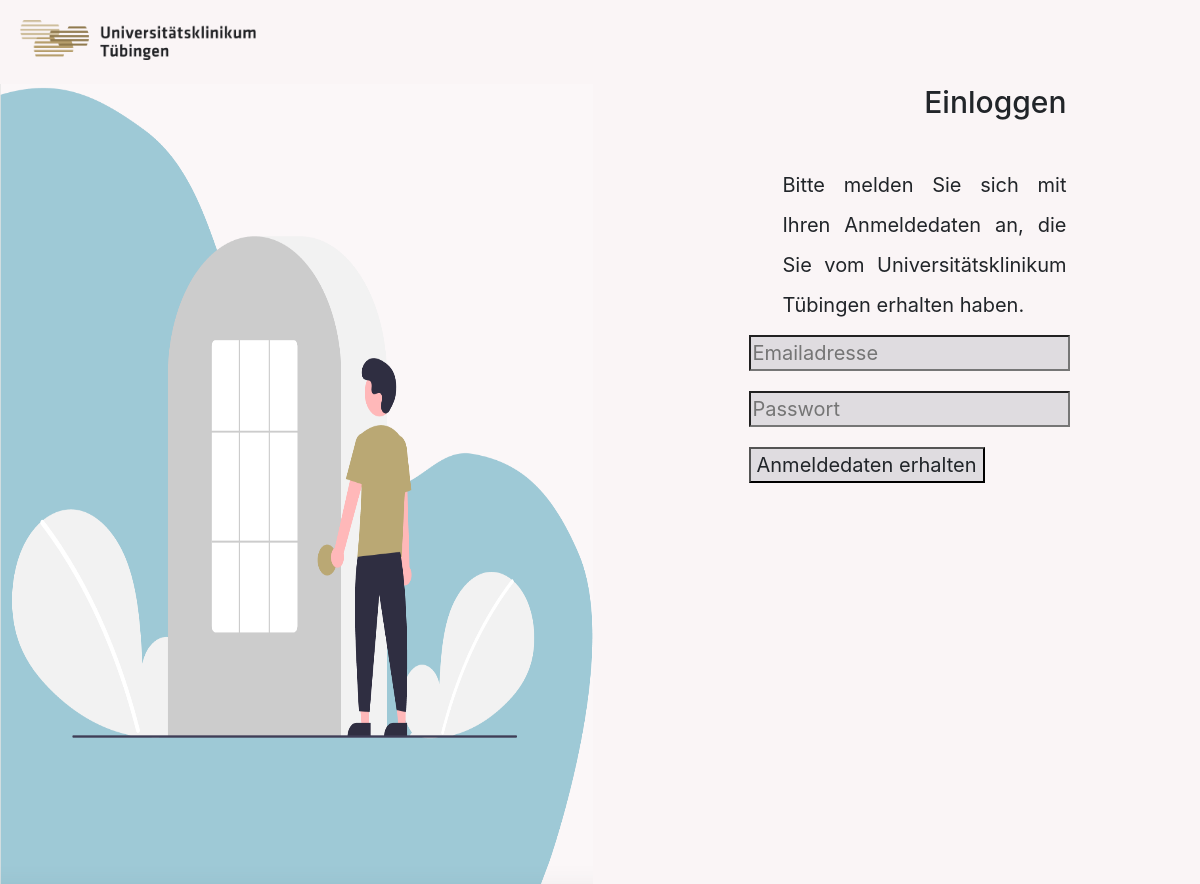
Screenshot of /users/onboarding/5/ with the database file from the repository.
### users/models.py (models this page shows)
class Onboarding(models.Model):
    seiten_id = models.IntegerField(default=-1)
    seiten_titel = models.CharField(max_length=150, default='')
    inhalt = models.TextField(max_length=1000, default='')
    has_form = models.BooleanField(default=False)
    class Meta:
            verbose_name_plural = "Onboarding"
    def __str__(self):
        return str(self.seiten_id) + ' - ' + str(self.seiten_titel)

### users/views.py (the view)
# urls.py: path('onboarding/<int:ident>/', views.onboarding, name='onboarding'),
def onboarding(request, ident):
    seite = models.Onboarding.objects.get(seiten_id = ident)
    print(seite)
    return render(request, 'onboarding.html', {'seite' : seite})

### users/templates/onboarding.html (shortened to what this page needs)
<!DOCTYPE html>
<html lang="ger">
<head>
	<link href="//netdna.bootstrapcdn.com/bootstrap/3.2.0/css/bootstrap.min.css" rel="stylesheet" id="bootstrap-css">
  	<link rel="stylesheet" href="https://cdn.jsdelivr.net/npm/bootstrap@4.6.2/dist/css/bootstrap.min.css">
	{% load static %}
	<link rel="stylesheet" type="text/css" href="{% static 'onboarding.css' %}">
</head>
<body>
<div class="header">
	<img src="{% static 'lernpfad/ukt_logo.png' %}" class="logo" alt="Logo des Universitätsklinikums Tübingen">
</div>
{% load static %}
{% block content %}
<div class="container">
	{% if seite.seiten_id == 5%}
		<img src="{% static 'onboarding_5.png' %}" alt="grafik" width="50%" class="background">
	{% endif %}
		<div class="text">
			<h2>{{ seite.seiten_titel }}</h2>
			<p>{{ seite.inhalt }} </p>
			{% if seite.seiten_id == 5%}
				<form>
					<input id="email" type="email" name="email" placeholder="Emailadresse"/>
					<br>
					<input id="password" type="password" name="password" placeholder="Passwort"/>
					<br>
					<input type="submit" value="Anmeldedaten erhalten">
				</form>
			{% endif %}
		</div>
</div>
{% endblock content %}
</body>
</html>

### users/static/onboarding.css (style rules this page uses)
.logo { height: 4em; margin-top: 2em; margin-left: 2em; }
.background { vertical-align: bottom; }
body { background-color: #FAF5F6; margin: 0; padding: 0; min-height: 100vh; }
.container { max-width: 100%; min-height: 100vh; position: relative; display: flex; flex-direction: row; padding-left: 0em; padding-bottom: 0em; margin-top: 2%; padding-bottom: 0%; }
.text { max-height: 100%; min-width: 30%; max-width: 40%; margin-right: 5em; display: flex; flex-direction:column; padding-left:5em; margin-bottom: 10em; }
h2 { font-size: 3em; text-align: right; }
p { font-size: 2em; padding-top: 2em; line-height: 2; text-align: justify; padding-left: 7em; }
form { padding-left: 25%; }
input { margin-bottom: 1em; background-color: #DFDCE0; text-color: #565656; font-size: 2em; }

### rows the page displays
Onboarding: seiten_titel "Einloggen", inhalt "Bitte melden Sie sich mit Ihren Anmeldedaten an, die Sie vom Universitätsklinikum Tübingen erhalten haben."
